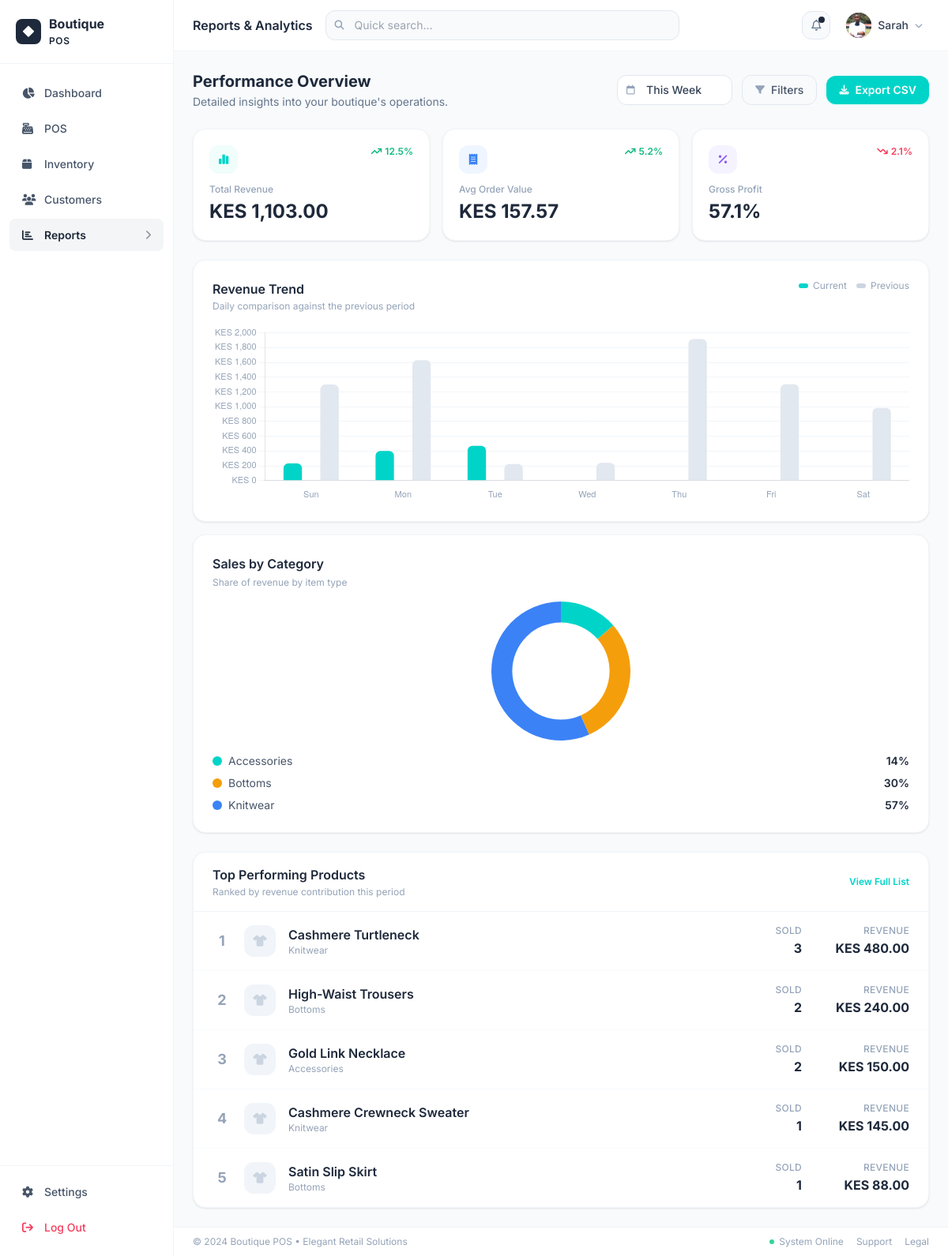
The app's page /reports (signed in), older data.
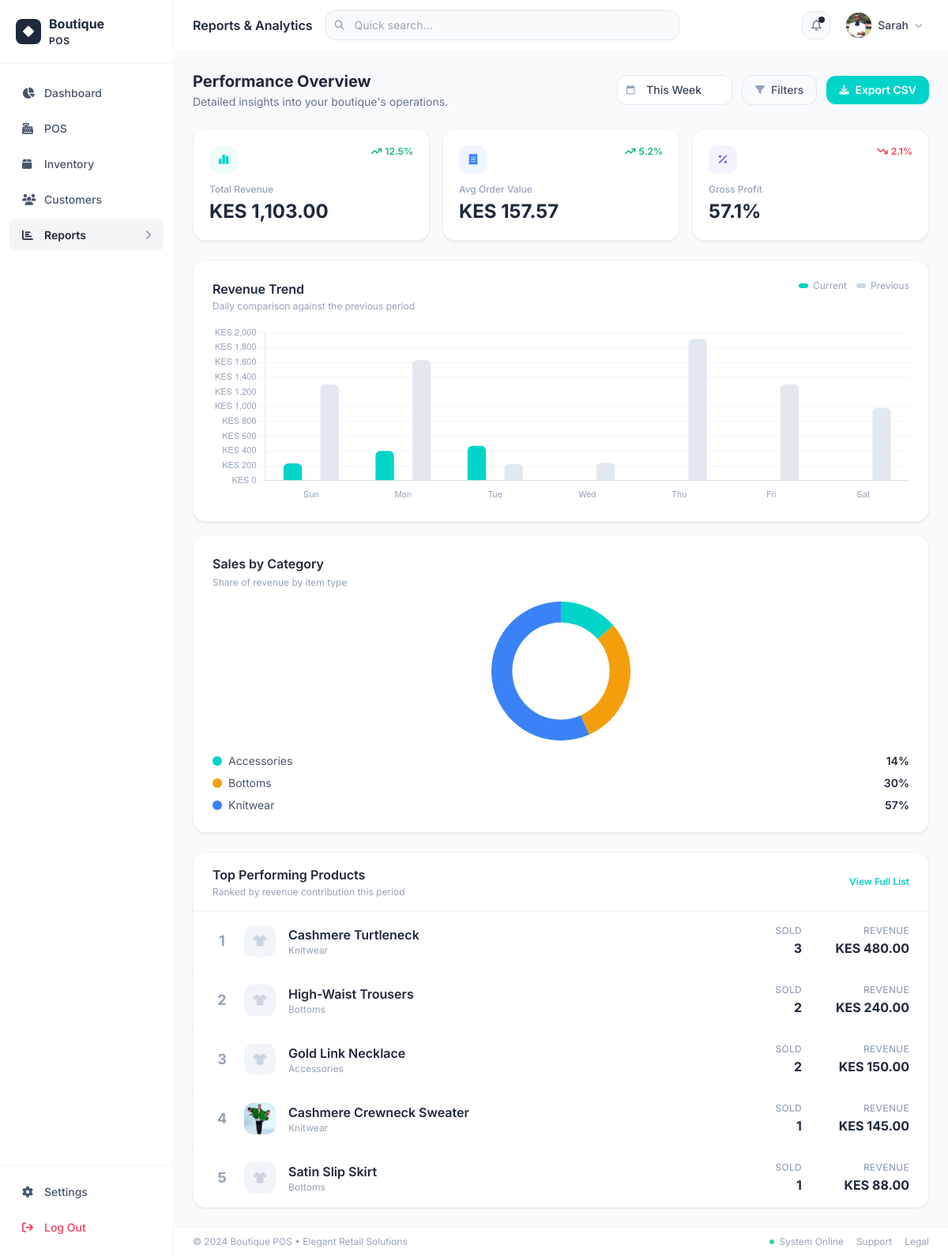
The same page, newer data.
### app/models.py (models this page shows, shortened)
class Category(db.Model):
    __tablename__ = 'categories'
    id = db.Column(db.Integer, primary_key=True)
    name = db.Column(db.String(80), unique=True, nullable=False)
    products = db.relationship('Product', backref='category', lazy='dynamic')

class Product(db.Model):
    __tablename__ = 'products'
    id = db.Column(db.Integer, primary_key=True)
    name = db.Column(db.String(200), nullable=False)
    sku = db.Column(db.String(50), unique=True, nullable=False, index=True)
    category_id = db.Column(db.Integer, db.ForeignKey('categories.id'), nullable=False)
    price = db.Column(db.Float, nullable=False)
    cost_price = db.Column(db.Float, default=0.0)
    description = db.Column(db.Text, default='')
    image = db.Column(db.String(300), default='')
    is_active = db.Column(db.Boolean, default=True)
    created_at = db.Column(db.DateTime, default=datetime.utcnow)
    updated_at = db.Column(db.DateTime, default=datetime.utcnow, onupdate=datetime.utcnow)
    variants = db.relationship('ProductVariant', backref='product', lazy='dynamic',
                               cascade='all, delete-orphan')
    sale_items = db.relationship('SaleItem', backref='product', lazy='dynamic')

### app/routes/reports.py (the view)
@reports_bp.route('/reports')
@login_required
def index():
    period = request.args.get('period', 'week')
    start, end = get_date_range(period)
    total_revenue = db.session.query(func.sum(Sale.total_amount)).filter(
        Sale.status == 'completed',
        Sale.created_at >= start,
        Sale.created_at <= end
    ).scalar() or 0
    completed_count = Sale.query.filter(
        Sale.status == 'completed',
        Sale.created_at >= start,
        Sale.created_at <= end
    ).count()
    avg_order = total_revenue / completed_count if completed_count > 0 else 0
    total_cost = db.session.query(
        func.sum(SaleItem.quantity * SaleItem.cost_price)
    ).join(Sale).filter(
        Sale.status == 'completed',
        Sale.created_at >= start,
        Sale.created_at <= end
    ).scalar() or 0
    gross_profit_pct = ((total_revenue - total_cost) / total_revenue * 100) if total_revenue > 0 else 0
    days = (end - start).days + 1
    trend_labels = []
    trend_current = []
    trend_previous = []
    for i in range(min(days, 7)):
        day = start + timedelta(days=i)
        day_start = day.replace(hour=0, minute=0, second=0, microsecond=0)
        day_end = day.replace(hour=23, minute=59, second=59)
        rev = db.session.query(func.sum(Sale.total_amount)).filter(
            Sale.status == 'completed',
            Sale.created_at >= day_start,
            Sale.created_at <= day_end
        ).scalar() or 0
        prev_day_start = day_start - timedelta(days=7)
        prev_day_end = day_end - timedelta(days=7)
        prev_rev = db.session.query(func.sum(Sale.total_amount)).filter(
            Sale.status == 'completed',
            Sale.created_at >= prev_day_start,
            Sale.created_at <= prev_day_end
        ).scalar() or 0
        trend_labels.append(day.strftime('%a'))
        trend_current.append(round(rev, 2))
        trend_previous.append(round(prev_rev, 2))
    cat_sales = db.session.query(
        Category.name,
        func.sum(SaleItem.line_total)
    ).join(Product, SaleItem.product_id == Product.id) \
     .join(Category, Product.category_id == Category.id) \
     .join(Sale, SaleItem.sale_id == Sale.id) \
     .filter(Sale.status == 'completed',
             Sale.created_at >= start, Sale.created_at <= end) \
     .group_by(Category.name).all()
    cat_labels = [c[0] for c in cat_sales]
    cat_values = [round(c[1], 2) for c in cat_sales]
    top_products = db.session.query(
        Product.name,
        Product.image,
        Category.name.label('cat_name'),
        func.sum(SaleItem.quantity).label('total_sold'),
        func.sum(SaleItem.line_total).label('revenue')
    ).join(SaleItem, SaleItem.product_id == Product.id) \
     .join(Sale, SaleItem.sale_id == Sale.id) \
     .join(Category, Product.category_id == Category.id) \
     .filter(Sale.status == 'completed',
             Sale.created_at >= start, Sale.created_at <= end) \
     .group_by(Product.id) \
     .order_by(func.sum(SaleItem.line_total).desc()) \
     .limit(5).all()
    return render_template('reports/index.html',
                           period=period,
                           total_revenue=total_revenue,
                           avg_order=avg_order,
                           gross_profit_pct=gross_profit_pct,
                           trend_labels=trend_labels,
                           trend_current=trend_current,
                           trend_previous=trend_previous,
                           cat_labels=cat_labels,
                           cat_values=cat_values,
                           top_products=top_products,
                           completed_count=completed_count)

### app/models.py (called while the page is built)
@login_manager.user_loader
def load_user(user_id):
    return db.session.get(User, int(user_id))

    @staticmethod
    def get(key, default=''):
        row = StoreSetting.query.filter_by(key=key).first()
        return row.value if row else default

### app/routes/reports.py (called while the page is built)
def get_date_range(period):
    now = datetime.utcnow()
    if period == 'today':
        start = now.replace(hour=0, minute=0, second=0, microsecond=0)
        end = now
    elif period == 'week':
        start = now - timedelta(days=7)
        end = now
    elif period == 'month':
        start = now - timedelta(days=30)
        end = now
    elif period == 'year':
        start = now - timedelta(days=365)
        end = now
    else:
        start = now - timedelta(days=7)
        end = now
    return start, end

### app/utils.py (called while the page is built)
def extract_upload_filename(value):
    if not value:
        return ''
    cleaned = str(value).strip().replace('\\', '/').split('?', 1)[0].rstrip('/')
    return os.path.basename(cleaned)

### app/templates/reports/index.html (shortened to what the changed rows need)
{% extends "base.html" %}
{% block page_title %}Reports & Analytics{% endblock %}
{% block app_content %}
<div class="p-6 space-y-6">
  <div class="flex items-center justify-between flex-wrap gap-3">
    <div>
      <h2 class="text-xl font-bold text-slate-800">Performance Overview</h2>
    </div>
  </div>
  <div class="grid grid-cols-1 xl:grid-cols-3 gap-4">
    <div class="bg-white rounded-2xl border border-slate-100 shadow-card p-6">
      <div class="mt-4 space-y-2">
        {% set cat_colors = ['#00D4C8', '#f59e0b', '#3b82f6', '#f97316', '#a855f7', '#ec4899'] %}
        {% for i in range(cat_labels | length) %}
        <div class="flex items-center justify-between text-sm">
          <div class="flex items-center gap-2">
            <span class="w-3 h-3 rounded-full" style="background:{{ cat_colors[i % 6] }}"></span>
            <span class="text-slate-600">{{ cat_labels[i] }}</span>
          </div>
          <span class="text-slate-800 font-semibold">
            {% if total_revenue > 0 %}{{ "{:.0f}".format(cat_values[i] / total_revenue * 100) }}%{% else %}0%{% endif %}
          </span>
        </div>
        {% endfor %}
      </div>
    </div>
  </div>
  <div class="bg-white rounded-2xl border border-slate-100 shadow-card">
    <div class="divide-y divide-slate-50">
      {% for i, product in enumerate(top_products) %}
      <div class="flex items-center gap-4 px-6 py-4 hover:bg-slate-50 transition">
        <span class="text-slate-400 font-bold text-lg w-6 text-center">{{ loop.index }}</span>
        <div class="w-10 h-10 rounded-xl overflow-hidden bg-slate-100 flex-shrink-0 flex items-center justify-center">
          {% if product.image %}
          <img src="{{ upload_url(product.image) }}" alt="{{ product.name }}" class="w-full h-full object-cover"/>
          {% else %}
          <i class="fa-solid fa-shirt text-slate-300 text-sm"></i>
          {% endif %}
        </div>
        <div class="flex-1 min-w-0">
          <p class="font-semibold text-slate-800 truncate">{{ product.name }}</p>
          <p class="text-xs text-slate-400">{{ product.cat_name }}</p>
        </div>
        <div class="text-right flex-shrink-0">
          <p class="text-xs text-slate-400 uppercase tracking-wide font-medium mb-0.5">SOLD</p>
          <p class="font-bold text-slate-800">{{ product.total_sold }}</p>
        </div>
        <div class="text-right flex-shrink-0 min-w-[120px]">
          <p class="text-xs text-slate-400 uppercase tracking-wide font-medium mb-0.5">REVENUE</p>
          <p class="font-bold text-slate-800">KES {{ "{:,.2f}".format(product.revenue) }}</p>
        </div>
      </div>
      {% else %}
      <div class="px-6 py-12 text-center text-slate-400 text-sm">
        <i class="fa-solid fa-chart-pie text-4xl text-slate-200 mb-3 block"></i>
        No sales data for this period.
      </div>
      {% endfor %}
    </div>
  </div>
</div>
{% endblock %}
{% block extra_scripts %}
<script>
// Revenue Trend Bar Chart
const revenueCtx = document.getElementById('revenueChart').getContext('2d');
new Chart(revenueCtx, {
  type: 'bar',
  data: {
    labels: {{ trend_labels | tojson }},
    datasets: [
      {
        label: 'Current',
        data: {{ trend_current | tojson }},
        backgroundColor: '#00D4C8',
        borderRadius: 6,
        barPercentage: 0.5,
      },
      {
        label: 'Previous',
        data: {{ trend_previous | tojson }},
        backgroundColor: '#e2e8f0',
        borderRadius: 6,
        barPercentage: 0.5,
      }
    ]
  },
  options: {
    responsive: true,
    maintainAspectRatio: false,
    interaction: { intersect: false, mode: 'index' },
    plugins: {
      legend: { display: false },
      tooltip: { backgroundColor: '#1e293b', padding: 10, cornerRadius: 8, bodyFont: { size: 12 } }
    },
    scales: {
      x: { grid: { display: false }, ticks: { font: { size: 11 }, color: '#94a3b8' } },
      y: { grid: { color: '#f1f5f9' }, ticks: { font: { size: 11 }, color: '#94a3b8', callback: v => 'KES ' + v.toLocaleString() } }
    }
  }
});
// Category Donut Chart
const catCtx = document.getElementById('categoryChart').getContext('2d');
const catColors = ['#00D4C8', '#f59e0b', '#3b82f6', '#f97316', '#a855f7', '#ec4899'];
new Chart(catCtx, {
  type: 'doughnut',
  data: {
    labels: {{ cat_labels | tojson }},
    datasets: [{
      data: {{ cat_values | tojson }},
      backgroundColor: catColors.slice(0, {{ cat_labels | length }}),
      borderWidth: 0,
      hoverOffset: 6,
    }]
  },
  options: {
    responsive: true,
    maintainAspectRatio: false,
    cutout: '70%',
    plugins: {
      legend: { display: false },
      tooltip: { backgroundColor: '#1e293b', padding: 10, cornerRadius: 8 }
    }
  }
});
</script>
{% endblock %}

Row changes from the older to the newer data that the page shows:
changed through a linked row, Category "Knitwear": image: picture added
